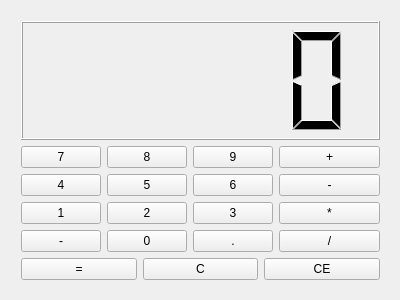
<?xml version="1.0" encoding="UTF-8"?>
<ui version="4.0">
 <class>calculator</class>
 <widget class="QWidget" name="calculator">
  <property name="geometry">
   <rect>
    <x>0</x>
    <y>0</y>
    <width>400</width>
    <height>300</height>
   </rect>
  </property>
  <property name="windowTitle">
   <string>calculator</string>
  </property>
  <widget class="QWidget" name="layoutWidget">
   <property name="geometry">
    <rect>
     <x>10</x>
     <y>10</y>
     <width>381</width>
     <height>281</height>
    </rect>
   </property>
   <layout class="QVBoxLayout" name="verticalLayout_4">
    <item>
     <layout class="QHBoxLayout" name="horizontalLayout_2">
      <item>
       <widget class="QLCDNumber" name="lcdNumber_3"/>
      </item>
     </layout>
    </item>
    <item>
     <layout class="QVBoxLayout" name="verticalLayout_3">
      <item>
       <layout class="QHBoxLayout" name="horizontalLayout">
        <item>
         <layout class="QVBoxLayout" name="verticalLayout_2">
          <item>
           <layout class="QGridLayout" name="gridLayout">
            <item row="2" column="1">
             <widget class="QPushButton" name="pushButton_10">
              <property name="text">
               <string>2</string>
              </property>
             </widget>
            </item>
            <item row="0" column="1">
             <widget class="QPushButton" name="pushButton_5">
              <property name="text">
               <string>8</string>
              </property>
             </widget>
            </item>
            <item row="0" column="2">
             <widget class="QPushButton" name="pushButton_6">
              <property name="text">
               <string>9</string>
              </property>
             </widget>
            </item>
            <item row="0" column="0">
             <widget class="QPushButton" name="pushButton_4">
              <property name="text">
               <string>7</string>
              </property>
             </widget>
            </item>
            <item row="1" column="1">
             <widget class="QPushButton" name="pushButton_8">
              <property name="text">
               <string>5</string>
              </property>
             </widget>
            </item>
            <item row="2" column="2">
             <widget class="QPushButton" name="pushButton_12">
              <property name="text">
               <string>3</string>
              </property>
             </widget>
            </item>
            <item row="1" column="2">
             <widget class="QPushButton" name="pushButton_9">
              <property name="text">
               <string>6</string>
              </property>
             </widget>
            </item>
            <item row="1" column="0">
             <widget class="QPushButton" name="pushButton_7">
              <property name="text">
               <string>4</string>
              </property>
             </widget>
            </item>
            <item row="2" column="0">
             <widget class="QPushButton" name="pushButton_11">
              <property name="text">
               <string>1</string>
              </property>
             </widget>
            </item>
           </layout>
          </item>
          <item>
           <layout class="QHBoxLayout" name="horizontalLayout_3">
            <item>
             <widget class="QPushButton" name="pushButton_19">
              <property name="text">
               <string>-</string>
              </property>
             </widget>
            </item>
            <item>
             <widget class="QPushButton" name="pushButton_14">
              <property name="text">
               <string>0</string>
              </property>
             </widget>
            </item>
            <item>
             <widget class="QPushButton" name="pushButton_16">
              <property name="text">
               <string>.</string>
              </property>
             </widget>
            </item>
           </layout>
          </item>
         </layout>
        </item>
        <item>
         <layout class="QVBoxLayout" name="verticalLayout">
          <item>
           <widget class="QPushButton" name="pushButton">
            <property name="text">
             <string>+</string>
            </property>
           </widget>
          </item>
          <item>
           <widget class="QPushButton" name="pushButton_3">
            <property name="text">
             <string>-</string>
            </property>
           </widget>
          </item>
          <item>
           <widget class="QPushButton" name="pushButton_2">
            <property name="text">
             <string>*</string>
            </property>
           </widget>
          </item>
          <item>
           <widget class="QPushButton" name="pushButton_13">
            <property name="text">
             <string>/</string>
            </property>
           </widget>
          </item>
         </layout>
        </item>
       </layout>
      </item>
     </layout>
    </item>
    <item>
     <layout class="QHBoxLayout" name="horizontalLayout_4">
      <item>
       <widget class="QPushButton" name="pushButton_15">
        <property name="text">
         <string>=</string>
        </property>
       </widget>
      </item>
      <item>
       <widget class="QPushButton" name="pushButton_17">
        <property name="text">
         <string>C</string>
        </property>
       </widget>
      </item>
      <item>
       <widget class="QPushButton" name="pushButton_18">
        <property name="text">
         <string>CE</string>
        </property>
       </widget>
      </item>
     </layout>
    </item>
   </layout>
  </widget>
 </widget>
 <layoutdefault spacing="6" margin="11"/>
 <resources/>
 <connections/>
</ui>
